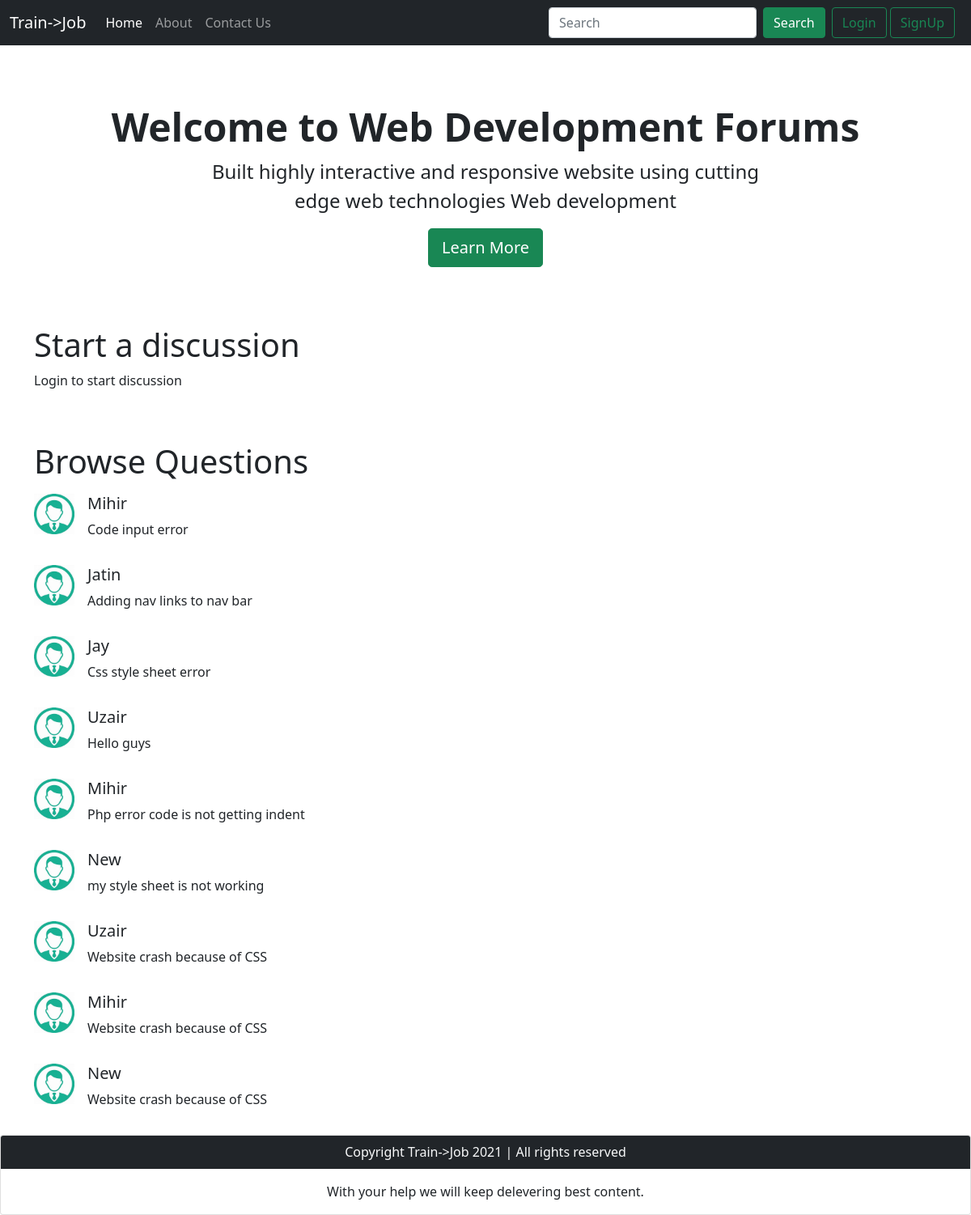
/ForumProject/threadlist.php?catid=1, run on the app's committed database.
### tables this page shows
CREATE TABLE `categories_table` (
  `Category_ID` int(8) NOT NULL,
  `Category_Name` varchar(255) NOT NULL,
  `Category_Desc` varchar(255) NOT NULL
);

CREATE TABLE `threads` (
  `thread_id` int(8) NOT NULL,
  `thread_title` varchar(100) NOT NULL,
  `thread_desc` text NOT NULL,
  `thread_cat_id` int(8) NOT NULL,
  `thread_user_id` int(8) NOT NULL,
  `timestamp` datetime NOT NULL DEFAULT current_timestamp()
);

CREATE TABLE `users` (
  `Sno` int(8) NOT NULL,
  `email` varchar(30) NOT NULL,
  `pass` varchar(255) NOT NULL,
  `fname` varchar(30) NOT NULL,
  `lname` varchar(30) NOT NULL,
  `date` datetime NOT NULL DEFAULT current_timestamp()
);

### ForumProject/threadlist.php (the view, shortened to what this page needs)
<!doctype html>
<html lang="en">
<head>
    <link href="https://cdn.jsdelivr.net/npm/bootstrap@5.1.1/dist/css/bootstrap.min.css" rel="stylesheet"
>
</head>
<body>
    <?php include 'partials2/_header.php';?>
    <?php include 'partials2/_dbconnect.php';?>
    <?php
    $id = $_GET['catid'];
    $sql = "SELECT * FROM `categories_table` WHERE Category_ID = $id";
    $result = mysqli_query($conn,$sql);
    while($row = mysqli_fetch_assoc($result)){
        $catname = $row['Category_Name'];
        $catdesc = $row['Category_Desc'];
    }
    ?>
    <div class="container my-4">
        <center>
            <div class="container-fluid py-5">
                <h1 class="display-5 fw-bold">Welcome to <?php echo $catname?> Forums</h1>
                <p class="col-md-8 fs-4"><?php echo $catdesc?></p>
                <button class="btn btn-success btn-lg" type="button">Learn More</button>
            </div>
        </center>
    </div>
    <?php
    if(isset($_SESSION['loggedin']) && $_SESSION['loggedin']==true){
    echo '
    <div class="container">
        <h1>Start a discussion</h1>
        <form action="'.$_SERVER['REQUEST_URI'].'" method="post">
    <div class="mb-3">
        <label for="exampleInputEmail1" class="form-label">Problem Title</label>
        <input type="text" class="form-control" id="title" name="title" aria-describedby="emailHelp">
        <div id="emailHelp" class="form-text">Keep your title as short and crisp as possible</div>
    </div>
    <input type="hidden" name="sno" value="'.$_SESSION["sno"].'">
    <div class="form-floating">
        <textarea class="form-control" placeholder="Leave a comment here" id="desc" name="desc"
            style="height: 100px"></textarea>
        <label for="floatingTextarea2">Elaborate your problem</label>
    </div>
    <br>
    <button type="submit" class="btn btn-primary">Post</button>
    <br>
    </form>
    </div>';
    }
    else{
    echo '
    <div class="container">
        <h1>Start a discussion</h1>
        <p>Login to start discussion</p>
    </div>';
    }
    ?>
    <br><br>
    <div class="container" id="ques">
        <h1>Browse Questions</h1>
        <?php
        $id = $_GET['catid'];
        $sql = "SELECT * FROM `threads` WHERE thread_cat_id=$id";
        $result = mysqli_query($conn,$sql);
        while($row = mysqli_fetch_assoc($result)){
            $thread_id = $row['thread_id'];
            $thread_title = $row['thread_title'];
            $thread_user_id = $row['thread_user_id'];
            $sql2 = "SELECT fname FROM `users` WHERE Sno='$thread_user_id'";
            $result2 = mysqli_query($conn,$sql2);
            $row2 = mysqli_fetch_assoc($result2);
        echo '<div class="d-flex my-3">
            <div class="flex-shrink-0">
                <img src="userimg.jpg" height="50px" width="50px" alt="...">
            </div>
            <div class="flex-grow-1 ms-3">
                <h5 class="mt-0"><a class="text-dark" style="text-decoration: none;" href="threads.php?threadid='.$thread_id.'">'.$row2['fname'].'</a></h5>
                <p>'.$thread_title.'</p>
            </div>
        </div>';
}
?>
    </div>
    <?php include 'partials2/_footer.php';?>
</body>
</html>

### ForumProject/partials2/_header.php (shortened to what this page needs)
<?php
echo '<nav class="navbar navbar-expand-lg navbar-dark bg-dark">
<div class="container-fluid">
  <a class="navbar-brand" href="/halkat">Train->Job</a>
  <button class="navbar-toggler" type="button" data-bs-toggle="collapse" data-bs-target="#navbarSupportedContent" aria-controls="navbarSupportedContent" aria-expanded="false" aria-label="Toggle navigation">
    <span class="navbar-toggler-icon"></span>
  </button>
  <div class="collapse navbar-collapse" id="navbarSupportedContent">
    <ul class="navbar-nav me-auto mb-2 mb-lg-0">
      <li class="nav-item">
        <a class="nav-link active" aria-current="page" href="/halkat">Home</a>
      </li>
      <li class="nav-item">
        <a class="nav-link" href="/halkat/about.php">About</a>
      </li>
      <li class="nav-item">
        <a class="nav-link" href="/halkat/contact.php">Contact Us</a>
      </li>
    </ul>';
    if(isset($_SESSION['loggedin']) && $_SESSION['loggedin']==true){
      echo '<form class="d-flex">
      <input class="form-control me-2" type="search" placeholder="Search" aria-label="Search">
      <button class="btn btn-success" type="submit">Search</button>
      </form>
      <div class="dropdown">
      <button class="btn btn-primary dropdown-toggle mx-2" type="button" id="dropdownMenuButton1" data-bs-toggle="dropdown" aria-expanded="false">
        profile
      </button>
      <ul class="dropdown-menu" aria-labelledby="dropdownMenuButton1">
        <li><a class="dropdown-item" href="#">'.$_SESSION['email'].'</a></li>
      </ul>
    </div>
    <a href="partials2/_logout.php" class="btn btn-outline-success ml-2">Logout</a>';
    }
    else{
      echo '<form class="d-flex">
      <input class="form-control me-2" type="search" placeholder="Search" aria-label="Search">
      <button class="btn btn-success" type="submit">Search</button>
    </form>
    <div class="mx-2">
        <button class="btn btn-outline-success" href="#" data-bs-toggle="modal" data-bs-target="#loginModal">Login</button>
        <button class="btn btn-outline-success" href="#" data-bs-toggle="modal" data-bs-target="#signupModal">SignUp</button>
    </div>';
    }
  echo '</div>
</div>
</nav>';
?>

### ForumProject/partials2/_footer.php
<?php
echo '<div class="card text-center mb-0" >
<div class="card-header bg-dark text-light">
  Copyright  Train->Job  2021 | All rights reserved</div>
<div class="card-body mb-0">
  <p class="card-text mb-0">With your help we will keep delevering best content.</p>
</div>
</div>';
?>

### ForumProject/threadlist.php (style rules this page uses)
#ques { min-height: 433px; }

### data on the page
categories_table: Category_Name "Web Development", Category_Desc "Built highly interactive and responsive website using cutting edge web technologies Web development"
threads: users.fname "Mihir", thread_title "Code input error"
threads: users.fname "Jatin", thread_title "Adding nav links to nav bar"
threads: users.fname "Jay", thread_title "Css style sheet error"
threads: users.fname "Uzair", thread_title "Hello guys"
threads: users.fname "Mihir", thread_title "Php error code is not getting indent"
threads: users.fname "New", thread_title "my style sheet is not working"
threads: users.fname "Uzair", thread_title "Website crash because of CSS"
threads: users.fname "Mihir", thread_title "Website crash because of CSS"
threads: users.fname "New", thread_title "Website crash because of CSS"
